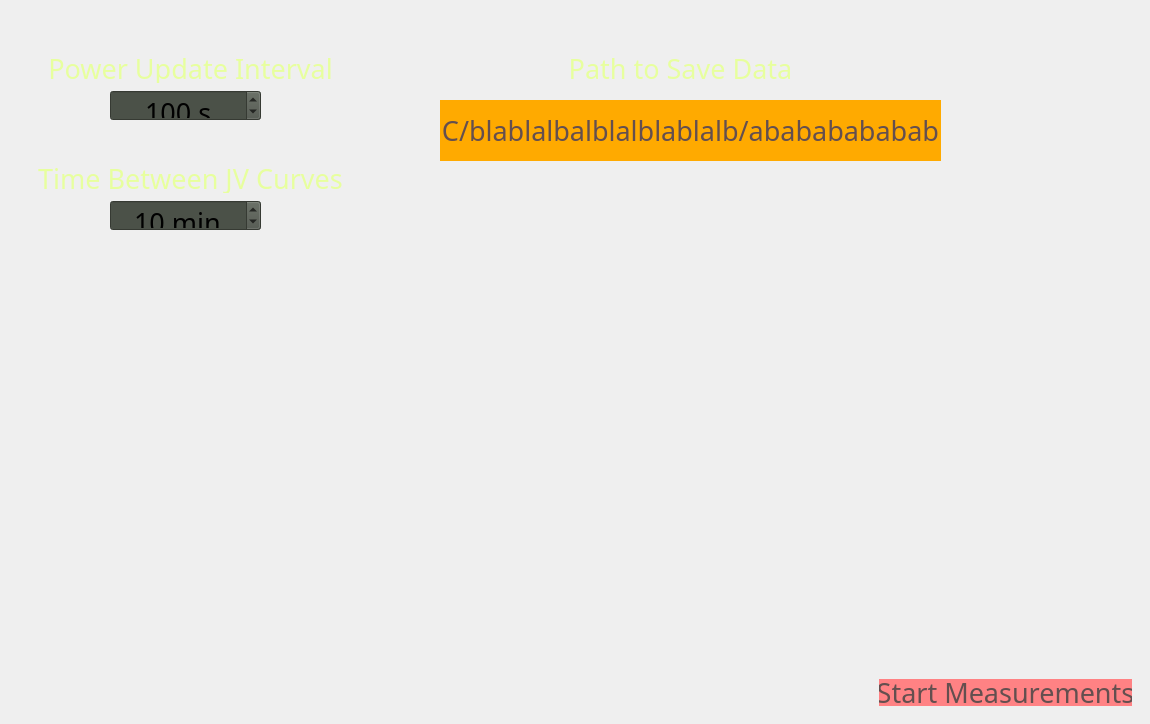
      <widget class="QWidget" name="Settings">
       <widget class="QDoubleSpinBox" name="TimeBetweenJV">
        <property name="geometry">
         <rect>
          <x>110</x>
          <y>200</y>
          <width>151</width>
          <height>31</height>
         </rect>
        </property>
        <property name="palette">
         <palette>
          <active>
           <colorrole role="Button">
            <brush brushstyle="SolidPattern">
             <color alpha="255">
              <red>75</red>
              <green>81</green>
              <blue>72</blue>
             </color>
            </brush>
           </colorrole>
           <colorrole role="Base">
            <brush brushstyle="SolidPattern">
             <color alpha="255">
              <red>75</red>
              <green>81</green>
              <blue>72</blue>
             </color>
            </brush>
           </colorrole>
           <colorrole role="Window">
            <brush brushstyle="SolidPattern">
             <color alpha="255">
              <red>75</red>
              <green>81</green>
              <blue>72</blue>
             </color>
            </brush>
           </colorrole>
          </active>
          <inactive>
           <colorrole role="Button">
            <brush brushstyle="SolidPattern">
             <color alpha="255">
              <red>75</red>
              <green>81</green>
              <blue>72</blue>
             </color>
            </brush>
           </colorrole>
           <colorrole role="Base">
            <brush brushstyle="SolidPattern">
             <color alpha="255">
              <red>75</red>
              <green>81</green>
              <blue>72</blue>
             </color>
            </brush>
           </colorrole>
           <colorrole role="Window">
            <brush brushstyle="SolidPattern">
             <color alpha="255">
              <red>75</red>
              <green>81</green>
              <blue>72</blue>
             </color>
            </brush>
           </colorrole>
          </inactive>
          <disabled>
           <colorrole role="Button">
            <brush brushstyle="SolidPattern">
             <color alpha="255">
              <red>75</red>
              <green>81</green>
              <blue>72</blue>
             </color>
            </brush>
           </colorrole>
           <colorrole role="Base">
            <brush brushstyle="SolidPattern">
             <color alpha="255">
              <red>75</red>
              <green>81</green>
              <blue>72</blue>
             </color>
            </brush>
           </colorrole>
           <colorrole role="Window">
            <brush brushstyle="SolidPattern">
             <color alpha="255">
              <red>75</red>
              <green>81</green>
              <blue>72</blue>
             </color>
            </brush>
           </colorrole>
          </disabled>
         </palette>
        </property>
        <property name="font">
         <font>
          <family>Bahnschrift</family>
          <pointsize>20</pointsize>
          <weight>50</weight>
          <italic>false</italic>
          <bold>false</bold>
         </font>
        </property>
        <property name="styleSheet">
         <string notr="true">font: 20pt &quot;Bahnschrift&quot;;</string>
        </property>
        <property name="wrapping">
         <bool>true</bool>
        </property>
        <property name="alignment">
         <set>Qt::AlignHCenter|Qt::AlignTop</set>
        </property>
        <property name="suffix">
         <string> min</string>
        </property>
        <property name="decimals">
         <number>0</number>
        </property>
        <property name="minimum">
         <double>0.000000000000000</double>
        </property>
        <property name="maximum">
         <double>200.000000000000000</double>
        </property>
        <property name="singleStep">
         <double>1.000000000000000</double>
        </property>
        <property name="value">
         <double>10.000000000000000</double>
        </property>
       </widget>
       <widget class="QLabel" name="TimeBetweenJVCurvesLabel">
        <property name="geometry">
         <rect>
          <x>10</x>
          <y>160</y>
          <width>361</width>
          <height>33</height>
         </rect>
        </property>
        <property name="sizePolicy">
         <sizepolicy hsizetype="Preferred" vsizetype="Minimum">
          <horstretch>0</horstretch>
          <verstretch>0</verstretch>
         </sizepolicy>
        </property>
        <property name="minimumSize">
         <size>
          <width>10</width>
          <height>2</height>
         </size>
        </property>
        <property name="font">
         <font>
          <family>Bahnschrift</family>
         </font>
        </property>
        <property name="styleSheet">
         <string notr="true">  color: rgb(231, 255, 158);</string>
        </property>
        <property name="text">
         <string>&lt;html&gt;&lt;head/&gt;&lt;body&gt;&lt;p align=&quot;center&quot;&gt;&lt;span style=&quot; font-size:20pt;&quot;&gt;Time Between JV Curves&lt;/span&gt;&lt;/p&gt;&lt;/body&gt;&lt;/html&gt;</string>
        </property>
        <property name="wordWrap">
         <bool>true</bool>
        </property>
       </widget>
       <widget class="QDoubleSpinBox" name="TimeBetweenPowerMeasurements">
        <property name="geometry">
         <rect>
          <x>110</x>
          <y>90</y>
          <width>151</width>
          <height>31</height>
         </rect>
        </property>
        <property name="palette">
         <palette>
          <active>
           <colorrole role="Button">
            <brush brushstyle="SolidPattern">
             <color alpha="255">
              <red>75</red>
              <green>81</green>
              <blue>72</blue>
             </color>
            </brush>
           </colorrole>
           <colorrole role="Base">
            <brush brushstyle="SolidPattern">
             <color alpha="255">
              <red>75</red>
              <green>81</green>
              <blue>72</blue>
             </color>
            </brush>
           </colorrole>
           <colorrole role="Window">
            <brush brushstyle="SolidPattern">
             <color alpha="255">
              <red>75</red>
              <green>81</green>
              <blue>72</blue>
             </color>
            </brush>
           </colorrole>
          </active>
          <inactive>
           <colorrole role="Button">
            <brush brushstyle="SolidPattern">
             <color alpha="255">
              <red>75</red>
              <green>81</green>
              <blue>72</blue>
             </color>
            </brush>
           </colorrole>
           <colorrole role="Base">
            <brush brushstyle="SolidPattern">
             <color alpha="255">
              <red>75</red>
              <green>81</green>
              <blue>72</blue>
             </color>
            </brush>
           </colorrole>
           <colorrole role="Window">
            <brush brushstyle="SolidPattern">
             <color alpha="255">
              <red>75</red>
              <green>81</green>
              <blue>72</blue>
             </color>
            </brush>
           </colorrole>
          </inactive>
          <disabled>
           <colorrole role="Button">
            <brush brushstyle="SolidPattern">
             <color alpha="255">
              <red>75</red>
              <green>81</green>
              <blue>72</blue>
             </color>
            </brush>
           </colorrole>
           <colorrole role="Base">
            <brush brushstyle="SolidPattern">
             <color alpha="255">
              <red>75</red>
              <green>81</green>
              <blue>72</blue>
             </color>
            </brush>
           </colorrole>
           <colorrole role="Window">
            <brush brushstyle="SolidPattern">
             <color alpha="255">
              <red>75</red>
              <green>81</green>
              <blue>72</blue>
             </color>
            </brush>
           </colorrole>
          </disabled>
         </palette>
        </property>
        <property name="font">
         <font>
          <family>Bahnschrift</family>
          <pointsize>20</pointsize>
          <weight>50</weight>
          <italic>false</italic>
          <bold>false</bold>
         </font>
        </property>
        <property name="styleSheet">
         <string notr="true">font: 20pt &quot;Bahnschrift&quot;;</string>
        </property>
        <property name="wrapping">
         <bool>true</bool>
        </property>
        <property name="alignment">
         <set>Qt::AlignHCenter|Qt::AlignTop</set>
        </property>
        <property name="suffix">
         <string> s</string>
        </property>
        <property name="decimals">
         <number>0</number>
        </property>
        <property name="minimum">
         <double>5.000000000000000</double>
        </property>
        <property name="maximum">
         <double>500.000000000000000</double>
        </property>
        <property name="singleStep">
         <double>1.000000000000000</double>
        </property>
       </widget>
       <widget class="QLabel" name="TimeBetweenPowerLabel">
        <property name="geometry">
         <rect>
          <x>10</x>
          <y>50</y>
          <width>361</width>
          <height>33</height>
         </rect>
        </property>
        <property name="sizePolicy">
         <sizepolicy hsizetype="Preferred" vsizetype="Minimum">
          <horstretch>0</horstretch>
          <verstretch>0</verstretch>
         </sizepolicy>
        </property>
        <property name="minimumSize">
         <size>
          <width>10</width>
          <height>2</height>
         </size>
        </property>
        <property name="font">
         <font>
          <family>Bahnschrift</family>
         </font>
        </property>
        <property name="styleSheet">
         <string notr="true">  color: rgb(231, 255, 158);</string>
        </property>
        <property name="text">
         <string>&lt;html&gt;&lt;head/&gt;&lt;body&gt;&lt;p align=&quot;center&quot;&gt;&lt;span style=&quot; font-size:20pt;&quot;&gt;Power Update Interval&lt;/span&gt;&lt;/p&gt;&lt;/body&gt;&lt;/html&gt;</string>
        </property>
        <property name="wordWrap">
         <bool>true</bool>
        </property>
       </widget>
       <widget class="QLabel" name="PathDataLabel">
        <property name="geometry">
         <rect>
          <x>500</x>
          <y>50</y>
          <width>361</width>
          <height>33</height>
         </rect>
        </property>
        <property name="sizePolicy">
         <sizepolicy hsizetype="Preferred" vsizetype="Minimum">
          <horstretch>0</horstretch>
          <verstretch>0</verstretch>
         </sizepolicy>
        </property>
        <property name="minimumSize">
         <size>
          <width>10</width>
          <height>2</height>
         </size>
        </property>
        <property name="font">
         <font>
          <family>Bahnschrift</family>
         </font>
        </property>
        <property name="styleSheet">
         <string notr="true">  color: rgb(231, 255, 158);</string>
        </property>
        <property name="text">
         <string>&lt;html&gt;&lt;head/&gt;&lt;body&gt;&lt;p align=&quot;center&quot;&gt;&lt;span style=&quot; font-size:20pt;&quot;&gt;Path to Save Data&lt;/span&gt;&lt;/p&gt;&lt;/body&gt;&lt;/html&gt;</string>
        </property>
        <property name="wordWrap">
         <bool>true</bool>
        </property>
       </widget>
       <widget class="QPushButton" name="PathToSaveButton">
        <property name="geometry">
         <rect>
          <x>440</x>
          <y>100</y>
          <width>501</width>
          <height>61</height>
         </rect>
        </property>
        <property name="sizePolicy">
         <sizepolicy hsizetype="Fixed" vsizetype="MinimumExpanding">
          <horstretch>0</horstretch>
          <verstretch>0</verstretch>
         </sizepolicy>
        </property>
        <property name="font">
         <font>
          <family>Bahnschrift</family>
          <pointsize>20</pointsize>
         </font>
        </property>
        <property name="styleSheet">
         <string notr="true">QPushButton{
background-color: rgb(255, 170, 0);
color: rgb(100, 79, 79);
	border: none
}
QPushButton:hover {
background-color: rgb(255, 100, 100);
color: rgb(100, 79, 79);
	border: none
}
QPushButton:pressed {
background-color: rgb(255, 80, 80);
color: rgb(100, 79, 79);
	border: none
}

</string>
        </property>
        <property name="text">
         <string>C/blablalbalblalblablalb/abababababab</string>
        </property>
        <property name="autoRepeat">
         <bool>false</bool>
        </property>
        <property name="flat">
         <bool>false</bool>
        </property>
       </widget>
       <widget class="QStackedWidget" name="stackedWidget_MeasurementTriggers">
        <property name="geometry">
         <rect>
          <x>870</x>
          <y>670</y>
          <width>271</width>
          <height>45</height>
         </rect>
        </property>
        <property name="currentIndex">
         <number>0</number>
        </property>
        <widget class="QWidget" name="page_3">
         <layout class="QVBoxLayout" name="verticalLayout_3">
          <item>
           <widget class="QPushButton" name="StartMeasurementsButton">
            <property name="font">
             <font>
              <family>Bahnschrift</family>
              <pointsize>20</pointsize>
             </font>
            </property>
            <property name="styleSheet">
             <string notr="true">QPushButton{
background-color: rgb(255, 130, 132);
color: rgb(100, 79, 79);
	border: none
}
QPushButton:hover {
background-color: rgb(255, 100, 100);
color: rgb(100, 79, 79);
	border: none
}
QPushButton:pressed {
background-color: rgb(255, 80, 80);
color: rgb(100, 79, 79);
	border: none
}

</string>
            </property>
            <property name="text">
             <string>Start Measurements</string>
            </property>
           </widget>
          </item>
         </layout>
        </widget>
        <widget class="QWidget" name="page_4">
         <layout class="QVBoxLayout" name="verticalLayout_4">
          <item>
           <widget class="QPushButton" name="PauseMeasurementsButton">
            <property name="font">
             <font>
              <family>Bahnschrift</family>
              <pointsize>20</pointsize>
             </font>
            </property>
            <property name="styleSheet">
             <string notr="true">QPushButton{
background-color: rgb(255, 130, 132);
color: rgb(100, 79, 79);
	border: none
}
QPushButton:hover {
background-color: rgb(255, 100, 100);
color: rgb(100, 79, 79);
	border: none
}
QPushButton:pressed {
background-color: rgb(255, 80, 80);
color: rgb(100, 79, 79);
	border: none
}

</string>
            </property>
            <property name="text">
             <string>Pause Measurements</string>
            </property>
           </widget>
          </item>
         </layout>
        </widget>
       </widget>
      </widget>
